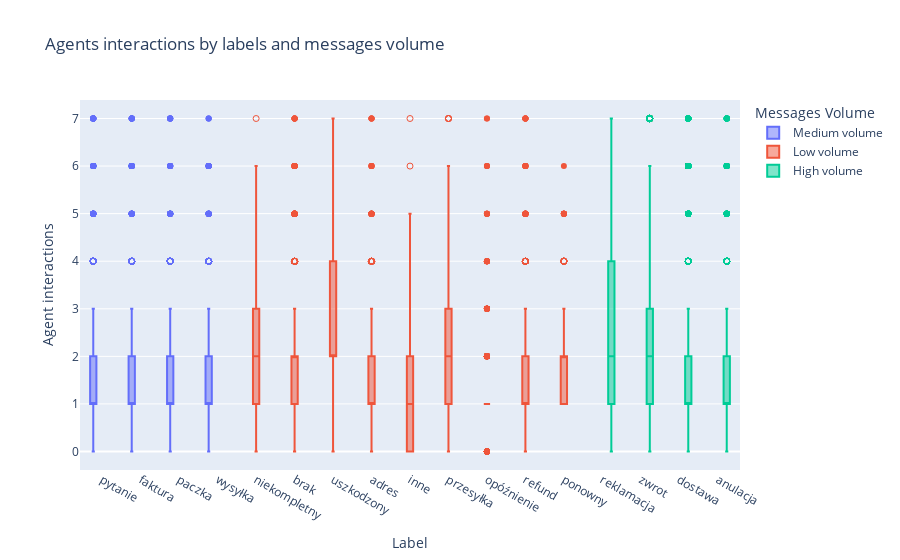

Notebook cell for this chart:
### Markdown cell above
The plotted distribution of labels by days reveals that approximately 25% to 33% of incoming messages occur outside regular working hours. Remarkably, the message influx remains consistent, demonstrating minimal dependency on the day of the week. However, during weekends, there is an uptick to nearly 50% of the usual volume observed on regular working days. It's recommended to conduct further analysis specifically on weekend messages, focusing on identifying fields that could benefit from automation.

### Code cell
interactions = pd.DataFrame(all_cus_go[['Agent interactions', 'final_label']])

high_volume = ['dostawa', 'zwrot', 'anulacja', 'reklamacja']
medium_volume = ['pytanie', 'faktura', 'wysyłka', 'paczka']

interactions['volume'] = ['High volume' if row in high_volume else 'Medium volume' if row in medium_volume else 'Low volume' for row in interactions['final_label']]

upper_bound = interactions['Agent interactions'].quantile(0.975)

interactions_filtered = interactions[
    (interactions['Agent interactions'] <= upper_bound)
]

fig = px.box(interactions_filtered, x='final_label', y='Agent interactions',
    points='suspectedoutliers', color='volume',
    labels={'final_label':'Label', 'volume' : 'Messages Volume'},
    title="Agents interactions by labels and messages volume"
)
fig.show()

### Figure 1 — Plotly figure (JSON) as saved in the notebook; plotly's stock layout.template omitted (floating-point values rounded to 4 significant figures; data arrays with more than 128 entries replaced by an {"elided": "..."} marker saying what was removed)
{"data": [{"alignmentgroup": "True", "boxpoints": "suspectedoutliers", "hovertemplate": "Messages Volume=Medium volume<br>Label=%{x}<br>Agent interactions=%{y}<extra></extra>", "legendgroup": "Medium volume", "marker": {"color": "#636efa"}, "name": "Medium volume", "notched": false, "offsetgroup": "Medium volume", "orientation": "v", "showlegend": true, "type": "box", "x": {"elided": "7015 str values"}, "x0": " ", "xaxis": "x", "y": {"elided": "7015 int values"}, "y0": " ", "yaxis": "y"}, {"alignmentgroup": "True", "boxpoints": "suspectedoutliers", "hovertemplate": "Messages Volume=Low volume<br>Label=%{x}<br>Agent interactions=%{y}<extra></extra>", "legendgroup": "Low volume", "marker": {"color": "#EF553B"}, "name": "Low volume", "notched": false, "offsetgroup": "Low volume", "orientation": "v", "showlegend": true, "type": "box", "x": {"elided": "26941 str values"}, "x0": " ", "xaxis": "x", "y": {"elided": "26941 int values"}, "y0": " ", "yaxis": "y"}, {"alignmentgroup": "True", "boxpoints": "suspectedoutliers", "hovertemplate": "Messages Volume=High volume<br>Label=%{x}<br>Agent interactions=%{y}<extra></extra>", "legendgroup": "High volume", "marker": {"color": "#00cc96"}, "name": "High volume", "notched": false, "offsetgroup": "High volume", "orientation": "v", "showlegend": true, "type": "box", "x": {"elided": "23560 str values"}, "x0": " ", "xaxis": "x", "y": {"elided": "23560 int values"}, "y0": " ", "yaxis": "y"}], "layout": {"boxmode": "group", "legend": {"title": {"text": "Messages Volume"}, "tracegroupgap": 0}, "title": {"text": "Agents interactions by labels and messages volume"}, "xaxis": {"anchor": "y", "domain": [0, 1], "title": {"text": "Label"}}, "yaxis": {"anchor": "x", "domain": [0, 1], "title": {"text": "Agent interactions"}}}}
